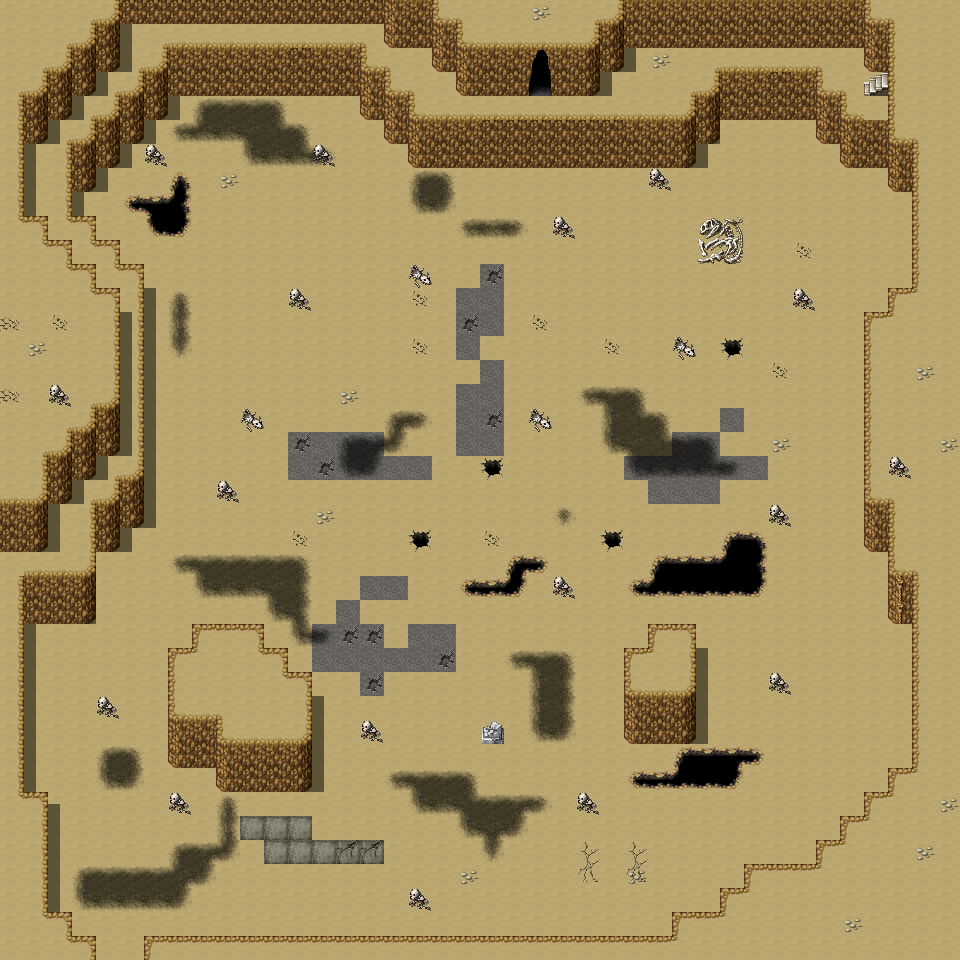

Below is a game level as drawn by its tile map, then a one-line description and the .tmx that defines it (tile-layer data replaced by summaries):
An orthogonal 30x30 tile map with 32x32 px tiles, 2 tile layers (块层 1, 图块层 2) and 8 objects.

<map version="1.2" tiledversion="1.2.4" orientation="orthogonal" renderorder="right-down" width="30" height="30" tilewidth="32" tileheight="32" infinite="0" nextlayerid="7" nextobjectid="9">
 <tileset firstgid="1" name="Map002" tilewidth="32" tileheight="32" tilecount="900" columns="30">
  <image source="test45map/new Tiled/Map002.png" width="960" height="960" />
 </tileset>
 <layer id="1" name="块层 1" width="30" height="30">
  <data>[900 cells, 900 non-empty, 900 distinct tile ids]</data>
 </layer>
 <layer id="6" name="图块层 2" width="30" height="30">
  <data>[900 cells, 0 non-empty, 0 distinct tile ids]</data>
 </layer>
 <objectgroup id="3" name="right">
  <object id="1" x="528.727" y="95.6364">
   <polygon points="0,0 -48.7273,0.363636 -65.0909,0.545455 -72.9091,-5.63636 -72.5455,-23.6364 -89.8182,-23.6364 -97.0909,-29.8182 -97.3939,-47.6364 -138.061,-48.6364 -145.727,-54.6364 -145.394,-71.9697 -408.394,-72.303 -408.394,-29.6364 -416.061,-23.9697 -432.727,-23.9697 -432.727,-5.30303 -440.061,0.363636 -456.727,0.363636 -456.394,18.0303 -463.727,24.3636 -480.394,24.697 -480.394,42.0303 -486.727,47.697 -505.061,48.3636 -504.727,119.697 -481.394,119.697 -481.061,143.697 -457.394,143.697 -457.394,168.03 -432.727,168.364 -433.061,192.03 -408.727,192.03 -408.394,304.364 -408.394,354.364 -418.394,360.364 -432.394,360.697 -432.061,379.03 -439.061,384.697 -456.394,384.697 -457.394,403.697 -468.061,408.697 -480.727,409.03 -480.061,451.364 -488.061,456.03 -529.394,456.03 -530.227,403.364 -529.227,-96.6364 -324.727,-95.6364 -28.4773,-95.8864 0.272727,-95.6364" />
  </object>
  <object id="6" x="215.875" y="768.125">
   <polygon points="0,0 0.25,17.875 6.5,23.875 64.875,24 89.25,23.5 96.25,18 96.125,-96 72.25,-96.25 72.375,-120 48.375,-120.375 48.375,-144.5 -23.875,-144.375 -24.25,-120.5 -48.25,-120.25 -47.875,-6.875 -41.125,-0.125" />
  </object>
  <object id="7" x="482" y="728.375">
   <polygon points="0,0 -0.25,14.875 21.375,15.375 21.5,-0.75 19.875,-2.75 13,-7.25 8.75,-3.625 4.625,-1.625" />
  </object>
  <object id="8" x="623.455" y="737.818">
   <polygon points="0,0 7.45455,5.81818 64.3636,5.45455 72.9091,0.181818 72.9091,-114 24.3636,-114 24.3636,-90.1818 0.363636,-89.8182" />
  </object>
 </objectgroup>
 <objectgroup id="4" name="left1">
  <object id="2" x="529.273" y="82.7273">
   <polygon points="0,0 3.27273,-19.6364 6.72727,-26.1818 9.27273,-31.4545 14,-32.3636 16.7273,-29.0909 18.3636,-24.3636 18.7273,-17.2727 20.5455,-10.7273 21.4545,1.81818 22.3636,12.7273 22.3636,13.2727 64.1818,13.0909 70.7273,8 70.7273,-10.7273 82.3636,-10.5455 88.5455,-11.4545 94.9091,-15.8182 94.9091,-34.9091 333.061,-34.7273 334.394,-18.7273 340.061,-11.0606 358.686,-10.6544 365.352,-10.6023 365.477,-62.4773 361.102,-64.875 345.852,-64.7273 341.102,-67.4773 340.977,-82.7429 142.727,-83.1023 88.3523,-82.6023 88.2273,-69.7273 82.7273,-63.9773 72.7273,-63.4773 65.4773,-61.9773 63.4773,-44.9773 57.4773,-40.4773 16.7273,-40.4773 1.47727,-40.2273" />
  </object>
 </objectgroup>
 <objectgroup id="5" name="left2">
  <object id="3" x="888" y="88.3636">
   <polygon points="0,0 -5.81818,-0.272727 -6.09091,2.63636 -11.9091,2.81818 -11.9091,4.54545 -17.9091,4.72727 -17.9091,7.45455 -24.2727,7.45455 -0.272727,7.72727 -0.0909091,31.0909 0.25,51.1364 0.25,96.3864 6,102.636 23.5,103.136 23.5,199.386 -0.25,199.886 -0.5,222.636 -24.25,223.136 -24.5,407.636 -24.5,457.386 -16.75,463.386 0,463.636 -0.5,529.886 6.5,535.136 7.75,535.136 7.75,480.386 6,477.886 6.5,424.386 6,412.136 1.75,409.136 -12,409.636 -17.5,407.136 -17.75,234.636 -15,229.386 4.75,228.886 8.25,205.886 28,204.886 30.25,201.886 30.5,80.8864 30.75,52.3864 24.5,49.1364 6.25,48.1364 6.5,7.13636 6.75,-0.613636" />
  </object>
  <object id="4" x="919.125" y="576.875">
   <polygon points="0,0 -1.875,-4.75 -5,-7.25 -8.25,-6.75 -7.625,47.25 -7.375,191 -31.25,191 -31.25,215 -55.25,214.875 -55.5,238.875 -79.25,239.125 -79.375,263 -103.125,263 -103.375,287 -175.25,286.875 -175.375,311.125 -199.375,311.125 -199.5,335 -247.5,334.875 -247.625,359 -775.125,359.125 -775.25,382.875 -769.5,382.875 -768.625,370.625 -766.875,364.875 -739.25,365.375 -513.75,365.5 -349.875,365.5 -245.25,365.25 -241.125,361.375 -240.75,347 -237.875,341.375 -199.625,340.875 -193.625,338.125 -192.25,323.125 -190,317.375 -173.625,316.75 -169.375,313.25 -168.75,298.5 -166.5,293.25 -146.375,293.25 -105.75,293.75 -99.25,291.625 -97.625,286.375 -96.375,275.25 -93.875,269.625 -80.625,269.125 -74.5,267.875 -72.125,251.5 -69.5,246 -53.5,244.5 -49.5,242.5 -48.375,230.375 -47.125,223.375 -44.125,221.5 -32.75,221.125 -26,219.75 -24.25,202.875 -22,197 -4.25,195.875 -1.125,193.875 -0.25,169.625 -0.25,87.25 -0.5,37.75" />
  </object>
  <object id="5" x="887.625" y="119.813">
   <polygon points="0,0 -23.625,-0.479167 -23.625,-6.14583 -39.9583,-6.8125 -41.2917,-17.4792 -42.625,-29.4792 -57.9583,-29.8125 -65.2917,-34.1458 -65.625,-53.1458 -168.958,-54.1458 -172.625,-50.4792 -173.958,-35.1458 -180.958,-29.1458 -193.292,-28.4792 -197.292,-26.1458 -198.625,-11.1458 -205.292,-4.8125 -413.625,-5.47917 -467.292,-6.14583 -472.958,-9.14583 -472.625,-27.1458 -476.958,-29.4792 -491.625,-30.1458 -496.958,-32.1458 -497.292,-52.1458 -501.292,-54.4792 -516.625,-54.8125 -520.958,-57.8125 -520.958,-76.1458 -526.958,-78.8125 -606.625,-77.8125 -716.958,-77.4792 -723.958,-74.8125 -726.958,-55.1458 -743.292,-53.1458 -748.625,-51.1458 -749.625,-34.1458 -756.292,-29.4792 -768.958,-28.4792 -772.292,-26.8125 -774.625,-11.1458 -778.625,-6.14583 -793.958,-4.14583 -796.625,-1.47917 -797.625,12.5208 -803.958,18.5208 -820.292,20.5208 -821.625,96.5208 -816.958,102.854 -800.292,102.188 -796.958,122.188 -791.958,126.188 -774.958,125.854 -772.958,147.854 -767.625,149.854 -752.292,150.188 -749.625,154.188 -749.625,347.188 -754.625,354.854 -770.625,355.521 -773.625,358.854 -774.292,373.521 -778.625,378.854 -793.625,379.521 -796.292,381.521 -797.625,415.854 -798.292,442.521 -801.292,448.521 -828.292,451.188 -848.625,451.521 -863.292,451.521 -869.958,458.521 -869.292,495.188 -869.625,582.854 -869.625,670.521 -864.625,679.188 -848.958,679.188 -845.958,685.188 -845.958,795.521 -839.625,800.188 -825.292,798.854 -820.625,805.521 -821.625,818.854 -815.958,823.521 -799.958,822.854 -797.625,830.854 -797.958,839.854 -791.625,839.521 -791.292,816.521 -815.625,815.854 -815.625,792.854 -839.958,792.188 -839.292,672.188 -864.625,671.188 -863.625,503.854 -798.958,504.188 -791.958,498.188 -791.292,431.854 -773.625,432.188 -767.292,426.521 -767.625,407.854 -753.958,407.854 -743.292,402.188 -743.292,144.521 -767.625,144.188 -767.292,119.854 -791.958,119.521 -791.958,95.5208 -815.625,95.5208 -815.625,71.5208 -803.958,72.8542 -792.292,66.8542 -791.625,47.5208 -778.292,48.5208 -767.292,43.1875 -767.625,23.8542 -754.292,24.1875 -743.292,19.1875 -743.292,0.1875 -730.625,0.520833 -717.958,-4.8125 -718.958,-23.4792 -528.625,-23.4792 -527.625,-7.47917 -522.292,-0.145833 -504.625,0.520833 -504.958,17.8542 -498.292,23.5208 -479.625,23.8542 -479.625,40.1875 -473.292,47.8542 -249.958,48.5208 -201.958,47.8542 -191.625,42.5208 -192.625,23.1875 -178.292,23.8542 -167.292,19.1875 -167.292,-0.479167 -72.2917,0.1875 -70.9583,17.1875 -64.625,24.5208 -47.625,23.8542 -47.625,41.8542 -41.322,48.2178 0.284091,48.0057" />
  </object>
 </objectgroup>
</map>